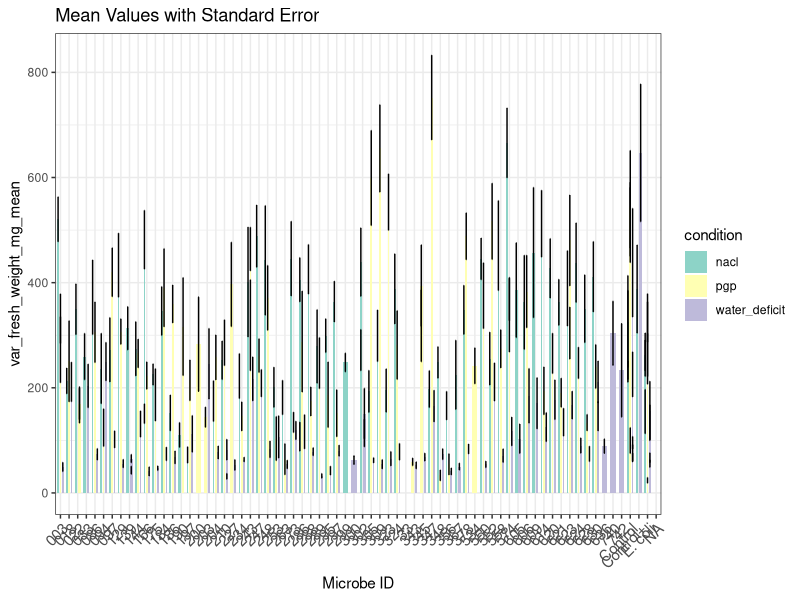
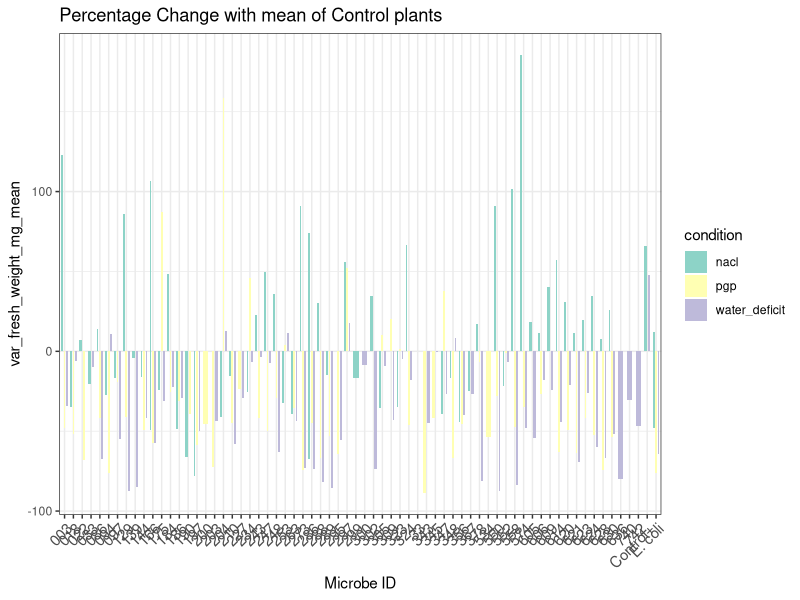
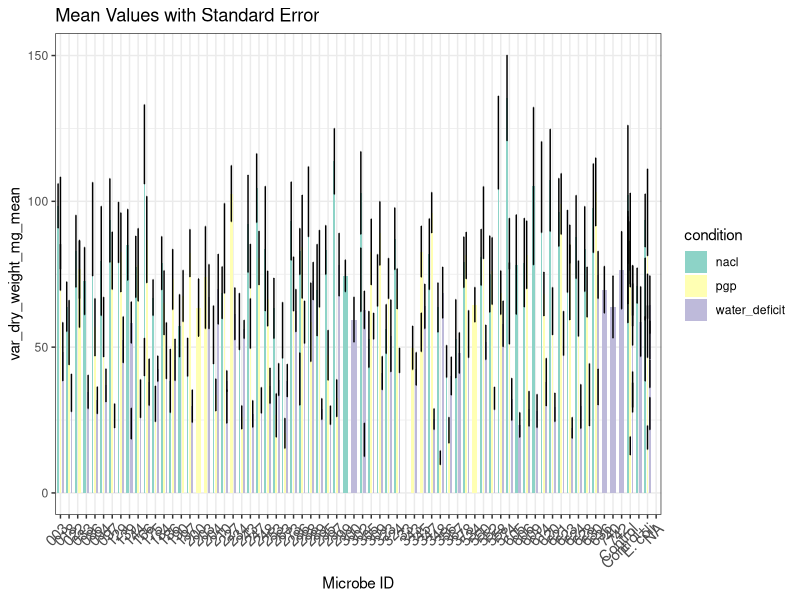
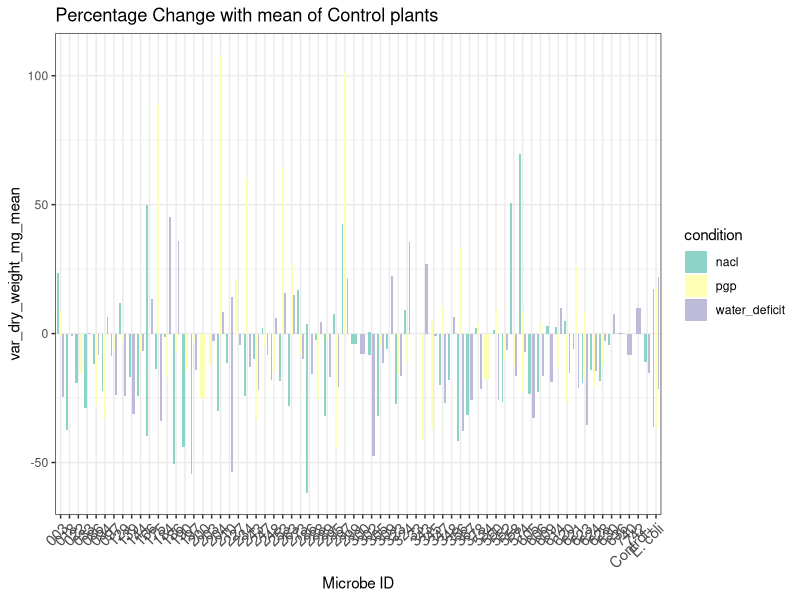
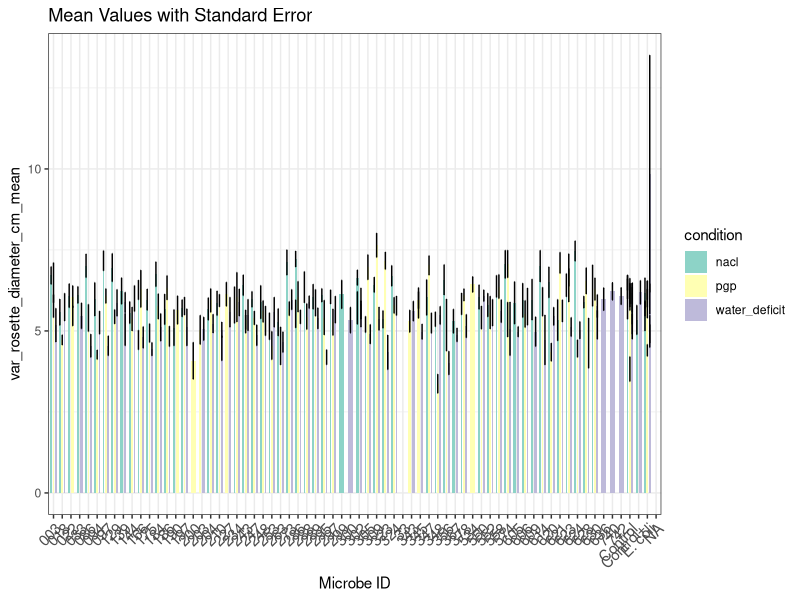
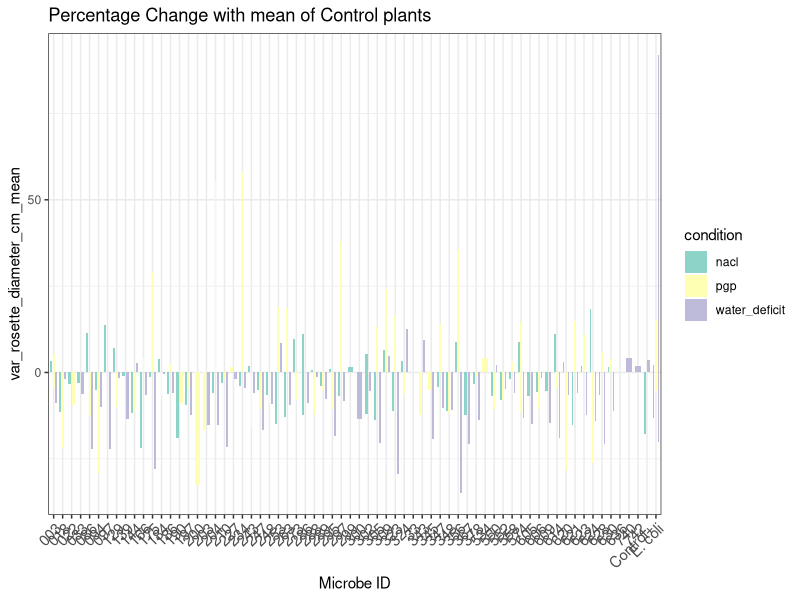
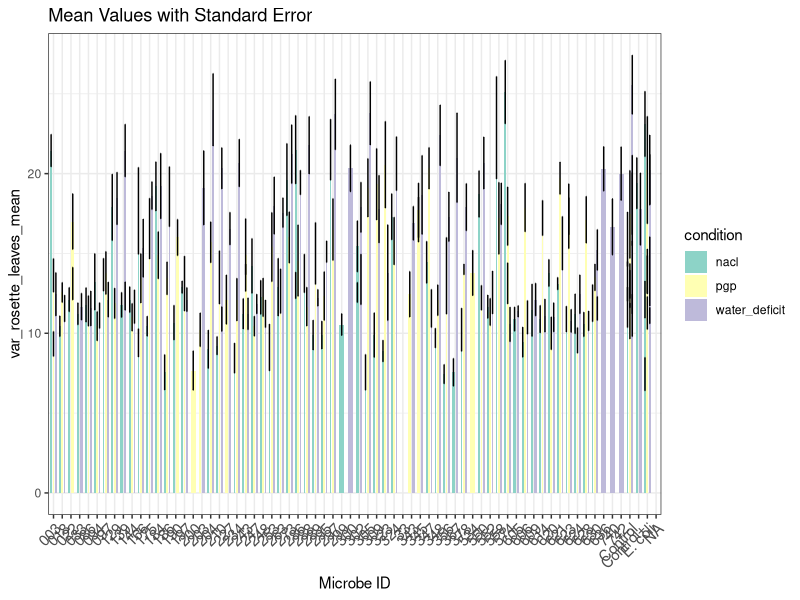
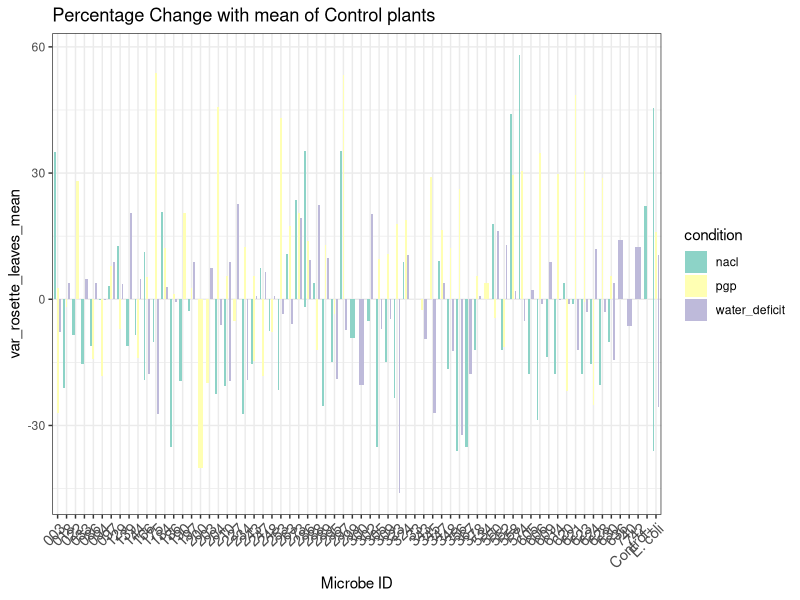

Source code (R) for these figures, in order: (Note: this script raises an error after producing the figures.)
#!/usr/bin/env Rscript
## Script name: biosolutions_analysis.R
##
## Purpose of script: 
## Data summary and statistics of biosolutions project experiments.
## There are 3 different plant conditions that are inoculated with 
## ~60 microbial isolates to screen their role association with 
## plant growth.
## The plant model is Arabidopsis thaliana.
##
## Author: Savvas Paragkamian
##
## Date Created: 2024-11-14
##
library(tidyverse)
library(readxl)
#library(vegan)

# load data

pgp_data <- read_delim("../data/sarrislab_biosolutions_project.xlsx - pgp_experiment.tsv",
                       na=c("","NA"),
                       delim="\t")
nacl_data <- read_delim("../data/sarrislab_biosolutions_project.xlsx - nacl_experiment.tsv",
                       na=c("","NA"),
                       delim="\t")
water_deficit_data <- read_delim("../data/sarrislab_biosolutions_project.xlsx - water_deficit_experiment.tsv",
                       na=c("","NA"),
                       delim="\t")

microbes <- read_delim("../data/sarrislab_biosolutions_project.xlsx - microbes.tsv", delim="\t")

plant_batches <- read_delim("../data/sarrislab_biosolutions_project.xlsx - plant_batches.tsv", delim="\t")


# microbe ids from the first report
ids <- c("378", "295", "247", "620", "614", "253", "305", "323", "345", "094", 
         "248", "630", "175", "204", "297", "234", "003", "018", "022", "033", 
         "086", "097", "129", "139", "144", "166", "184", "186", "190", "197", 
         "200", "203", "210", "227", "243", "263", "273", "288", "289", "309", 
         "324", "343", "347", "348", "356", "550", "552", "558", "574", "605", 
         "606", "609", "621", "623", "624", "628", "740", "742", "1020", "1060")

## Combine all data from experiments
all_experiments <- bind_rows(pgp_data,nacl_data,water_deficit_data)
all_experiments$microbe_id <- gsub('"', '', all_experiments$microbe_id)

print(unique(all_experiments$condition))

microbes_conditions_summary <- all_experiments |>
    distinct(microbe_id,condition) |> 
    group_by(microbe_id) |> 
    summarise(n_conditions=n(),
              conditions_tested=str_c(condition, collapse = ","))

batch_summary <- all_experiments |> 
    distinct(batch_id, microbe_id,condition)

# there are some microbes that have been tested twice 
# in the same condition
microbes_batches_summary <- all_experiments |>
    distinct(microbe_id,condition, batch_id) |> 
    group_by(microbe_id,condition) |> 
    summarise(n_batches=n(), .groups="keep") 

## microbes summary and next steps
# ids from report not in experiments data
ids[!(ids %in% unique(all_experiments$microbe_id))] 

# microbes from the updated list of microbes not in ids from report
microbes_not_in_biosolutions <- microbes[!(microbes$microbe_id %in% ids),]


## Normalisation
## how to compare with the control values?

### calculate mean and sd error values
all_experiments_stats <- all_experiments |>
    group_by(microbe_id,batch_id,condition) |>
    summarise(across(
                     starts_with("var"),
                     list(mean = ~mean(.,na.rm=T),
                          #sd = ~sd(.),
                          sderr = ~sd(.,na.rm=T) / sqrt(n())),
                     .names = "{.col}_{.fn}"),
              var_n_plants=n(),
              .groups="keep") |>
    ungroup()


### transform to long format
all_experiments_stats_l <- all_experiments_stats |>
    pivot_longer(cols = starts_with("var"),
    names_to = "variable",
    values_to = "value")


## only controls all data
controls_all <- all_experiments |>
    filter(microbe_id %in% c("Control", "E. coli")) |>
    mutate(controls = paste(microbe_id,batch_id, sep="_"))# ,"E. coli" 

# Data

all_experiments_mean_l <- all_experiments_stats |>
    dplyr::select(microbe_id,
                  batch_id,
                  condition,
                  contains("mean")) |>
    pivot_longer(
        cols = contains("mean"),  # Select columns with "mean" in their names
        names_to = "variable",    # Create a column for variable names
        values_to = "value")       # Create a column for the value


# Calculate percentage change
all_experiments_norm <- all_experiments_mean_l |>
    group_by(batch_id,variable) |>
    mutate(control_value = value[microbe_id == "Control"], #Extract control value
         percent_change = ((value - control_value) / control_value) * 100) |>
  ungroup() |>
  select(-control_value) # Optional: Remove intermediate control_value column

all_experiments_norm_no_control <- all_experiments_norm |>
    select(-value) %>%  # Remove the original value column
    pivot_wider(
                names_from = variable,
                values_from = percent_change
                ) |>
    filter(microbe_id!="Control")


## Figures
#
### for all variables across contitions
vars <- unique(all_experiments_stats_l$variable)
vars_mean <- vars[grep("mean",vars)]
vars_err <- vars[grep("sderr",vars)]

for (i in seq_along(vars_mean)){
    print(i)

    fig_bar_all <- ggplot(all_experiments_stats,
                      aes(x = microbe_id,
                          y = !!sym(vars_mean[i]),
                          fill = condition)) + 
                geom_col(width = 0.6,
                         position = position_dodge(width = 0.82)) +
                geom_errorbar(aes(ymin = !!sym(vars_mean[i]) - !!sym(vars_err[i]),
                                  ymax = !!sym(vars_mean[i]) + !!sym(vars_err[i])),
                              position = position_dodge(width = 0.82),
                              width = 0.1) +  # Error bars
                labs(
                     title = "Mean Values with Standard Error",
                     x = "Microbe ID",
                     y = vars_mean[i]) +
                theme_bw() +
                scale_fill_brewer(palette = "Set3") +
                theme(
                      axis.text.x = element_text(angle = 45,
                                                 hjust = 1,
                                                 size = 11)
                )
    
    ggsave(paste0("../figures/plant_growth_promotion_mean_",vars_mean[i],".png"),
           plot=fig_bar_all, 
           height = 20, 
           width = 50,
           dpi = 300, 
           units="cm",
           device="png")

## percent change

    fig_percent_c <- ggplot(all_experiments_norm_no_control,
                      aes(x = microbe_id,
                          y = !!sym(vars_mean[i]),
                          fill = condition)) + 
                geom_col(width = 0.6,
                         position = position_dodge(width = 0.82)) +
                labs(
                     title = "Percentage Change with mean of Control plants",
                     x = "Microbe ID",
                     y = vars_mean[i]) +
                theme_bw() +
                scale_fill_brewer(palette = "Set3") +
                theme(
                      axis.text.x = element_text(angle = 45,
                                                 hjust = 1,
                                                 size = 11)
                )
    
    ggsave(paste0("../figures/plant_growth_promotion_percent_change_",
                  vars_mean[i],
                  ".png"),
           plot=fig_percent_c, 
           height = 20, 
           width = 50,
           dpi = 300, 
           units="cm",
           device="png")
    
}


### for each batch and each variable

batches <- unique(all_experiments_stats$batch_id)
vars_a <- colnames(all_experiments)[grepl("var", colnames(all_experiments))]

for (b in seq_along(batches)) {

    batch_data <- all_experiments_stats |>
        filter(batch_id==batches[b])

    condition <- unique(batch_data$condition)
    print(batches[b])
    print(condition)
    print("bar plot")
    # bar plot

    for (i in seq_along(vars_mean)){
        print(i)
    
        fig_bar <- ggplot(batch_data,
                          aes(x = microbe_id,
                              y = !!sym(vars_mean[i]))) + 
                    geom_col(width = 0.6,
                             position = "identity")+
                    #position_dodge(width = 0.82)) +
                    geom_errorbar(aes(ymin = !!sym(vars_mean[i]) - !!sym(vars_err[i]),
                                      ymax = !!sym(vars_mean[i]) + !!sym(vars_err[i])),
                                  #position = position_dodge(width = 0.82),
                                  width = 0.1) +  # Error bars
                    labs(
                         title = paste0(condition," batch = ",batches[b]),
                         x = "Microbe ID",
                         y = vars_mean[i]) +
                    theme_bw() +
                    scale_fill_brewer(palette = "Set3") +
                    theme(
                          axis.text.x = element_text(angle = 45,
                                                     hjust = 1,
                                                     size = 11)
                    )
        
        ggsave(paste0("../figures/","batch_",
                      batches[b],
                      "_",condition,"_",
                      vars_mean[i],"_bar.png"),
               plot=fig_bar, 
               height = 20, 
               width = 50,
               dpi = 300, 
               units="cm",
               device="png")
    }
        
    print("box plot")
    # box plot
    batch_data_a <- all_experiments |>
        filter(batch_id==batches[b])


    for (i in seq_along(vars_a)){
        print(i)
    
        fig_bar <- ggplot(batch_data_a,
                          aes(x = microbe_id,
                              y = !!sym(vars_a[i]))) + 
                    geom_boxplot(width = 0.6,
                             position = "identity")+
                    geom_point(
                             position = "identity")+
                    #position_dodge(width = 0.82)) +
                    labs(
                         title = paste0(condition," batch = ",batches[b]),
                         x = "Microbe ID",
                         y = vars_a[i]) +
                    theme_bw() +
                    scale_fill_brewer(palette = "Set3") +
                    theme(
                          axis.text.x = element_text(angle = 45,
                                                     hjust = 1,
                                                     size = 11)
                    )
        
        ggsave(paste0("../figures/","batch_",
                      batches[b],
                      "_",condition,"_",
                      vars_a[i],"_boxplot.png"),
               plot=fig_bar, 
               height = 20, 
               width = 50,
               dpi = 300, 
               units="cm",
               device="png")

    }
}

conditions <- unique(all_experiments$condition)

controls_all_l <- controls_all |>
    pivot_longer(cols = starts_with("var"),
                 names_to = "variable",
                 values_to = "value")

for (i in seq_along(conditions)) {


    controls_all_c <- controls_all_l |>
        filter(condition==conditions[i]) 

    fig_controls <- ggplot(controls_all_c,
                      aes(x = controls,
                          y = value)) + 
                geom_boxplot(width = 0.6,
                         position = "identity")+
                geom_point(
                         position = "identity")+
                #position_dodge(width = 0.82) +
                labs(
                     x = "Microbe ID",
                     y = "value") +
                theme_bw() +
                scale_fill_brewer(palette = "Set3") +
                theme(
                      axis.text.x = element_text(angle = 45,
                                                 hjust = 1,
                                                 size = 11)
                )+
                facet_wrap(~variable, ncol=1, nrow=9,scales="free" )
    
    ggsave(paste0("../figures/","batch_controls_",conditions[i],"_boxplot.png"),
           plot=fig_controls, 
           height = 90, 
           width = 15,
           dpi = 300, 
           units="cm",
           device="png")

}

## plant batches
##
plant_batches_w <- plant_batches |> 
    filter(!is.na(date)) |>
    pivot_wider(id_cols=batch_id,names_from=action, values_from=date) |>
    rename(wet_mass_measurement = `wet mass measurement`,
           dry_mass_measurement = `dry mass measurement`)


## Statistics



